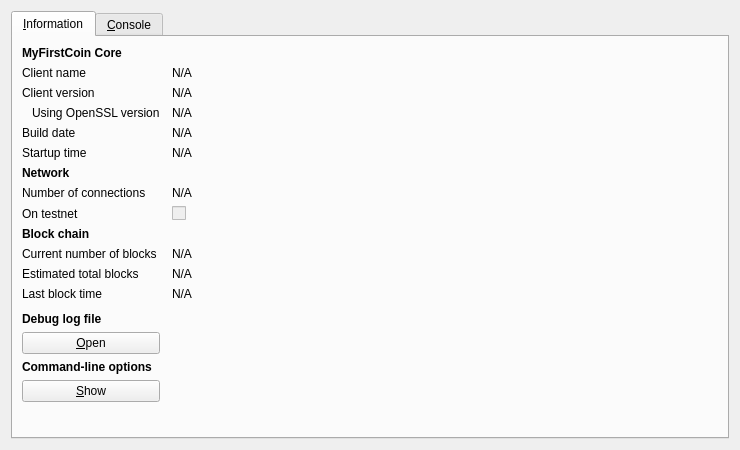
<?xml version="1.0" encoding="UTF-8"?>
<ui version="4.0">
 <class>RPCConsole</class>
 <widget class="QDialog" name="RPCConsole">
  <property name="geometry">
   <rect>
    <x>0</x>
    <y>0</y>
    <width>740</width>
    <height>450</height>
   </rect>
  </property>
  <property name="windowTitle">
   <string>MyFirstCoin - Debug window</string>
  </property>
  <layout class="QVBoxLayout" name="verticalLayout_2">
   <item>
    <widget class="QTabWidget" name="tabWidget">
     <property name="currentIndex">
      <number>0</number>
     </property>
     <widget class="QWidget" name="tab_info">
      <attribute name="title">
       <string>&amp;Information</string>
      </attribute>
      <layout class="QGridLayout" name="gridLayout" columnstretch="0,1">
       <property name="horizontalSpacing">
        <number>12</number>
       </property>
       <item row="0" column="0">
        <widget class="QLabel" name="label_9">
         <property name="font">
          <font>
           <weight>75</weight>
           <bold>true</bold>
          </font>
         </property>
         <property name="text">
          <string>MyFirstCoin Core</string>
         </property>
        </widget>
       </item>
       <item row="1" column="0">
        <widget class="QLabel" name="label_5">
         <property name="text">
          <string>Client name</string>
         </property>
        </widget>
       </item>
       <item row="1" column="1">
        <widget class="QLabel" name="clientName">
         <property name="cursor">
          <cursorShape>IBeamCursor</cursorShape>
         </property>
         <property name="text">
          <string>N/A</string>
         </property>
         <property name="textFormat">
          <enum>Qt::PlainText</enum>
         </property>
         <property name="textInteractionFlags">
          <set>Qt::LinksAccessibleByMouse|Qt::TextSelectableByKeyboard|Qt::TextSelectableByMouse</set>
         </property>
        </widget>
       </item>
       <item row="2" column="0">
        <widget class="QLabel" name="label_6">
         <property name="text">
          <string>Client version</string>
         </property>
        </widget>
       </item>
       <item row="2" column="1">
        <widget class="QLabel" name="clientVersion">
         <property name="cursor">
          <cursorShape>IBeamCursor</cursorShape>
         </property>
         <property name="text">
          <string>N/A</string>
         </property>
         <property name="textFormat">
          <enum>Qt::PlainText</enum>
         </property>
         <property name="textInteractionFlags">
          <set>Qt::LinksAccessibleByMouse|Qt::TextSelectableByKeyboard|Qt::TextSelectableByMouse</set>
         </property>
        </widget>
       </item>
       <item row="3" column="0">
        <widget class="QLabel" name="label_14">
         <property name="text">
          <string>Using OpenSSL version</string>
         </property>
         <property name="indent">
          <number>10</number>
         </property>
        </widget>
       </item>
       <item row="3" column="1">
        <widget class="QLabel" name="openSSLVersion">
         <property name="cursor">
          <cursorShape>IBeamCursor</cursorShape>
         </property>
         <property name="text">
          <string>N/A</string>
         </property>
         <property name="textFormat">
          <enum>Qt::PlainText</enum>
         </property>
         <property name="textInteractionFlags">
          <set>Qt::LinksAccessibleByMouse|Qt::TextSelectableByKeyboard|Qt::TextSelectableByMouse</set>
         </property>
        </widget>
       </item>
       <item row="4" column="0">
        <widget class="QLabel" name="label_12">
         <property name="text">
          <string>Build date</string>
         </property>
        </widget>
       </item>
       <item row="4" column="1">
        <widget class="QLabel" name="buildDate">
         <property name="cursor">
          <cursorShape>IBeamCursor</cursorShape>
         </property>
         <property name="text">
          <string>N/A</string>
         </property>
         <property name="textFormat">
          <enum>Qt::PlainText</enum>
         </property>
         <property name="textInteractionFlags">
          <set>Qt::LinksAccessibleByMouse|Qt::TextSelectableByKeyboard|Qt::TextSelectableByMouse</set>
         </property>
        </widget>
       </item>
       <item row="5" column="0">
        <widget class="QLabel" name="label_13">
         <property name="text">
          <string>Startup time</string>
         </property>
        </widget>
       </item>
       <item row="5" column="1">
        <widget class="QLabel" name="startupTime">
         <property name="cursor">
          <cursorShape>IBeamCursor</cursorShape>
         </property>
         <property name="text">
          <string>N/A</string>
         </property>
         <property name="textFormat">
          <enum>Qt::PlainText</enum>
         </property>
         <property name="textInteractionFlags">
          <set>Qt::LinksAccessibleByMouse|Qt::TextSelectableByKeyboard|Qt::TextSelectableByMouse</set>
         </property>
        </widget>
       </item>
       <item row="6" column="0">
        <widget class="QLabel" name="label_11">
         <property name="font">
          <font>
           <weight>75</weight>
           <bold>true</bold>
          </font>
         </property>
         <property name="text">
          <string>Network</string>
         </property>
        </widget>
       </item>
       <item row="7" column="0">
        <widget class="QLabel" name="label_7">
         <property name="text">
          <string>Number of connections</string>
         </property>
        </widget>
       </item>
       <item row="7" column="1">
        <widget class="QLabel" name="numberOfConnections">
         <property name="cursor">
          <cursorShape>IBeamCursor</cursorShape>
         </property>
         <property name="text">
          <string>N/A</string>
         </property>
         <property name="textFormat">
          <enum>Qt::PlainText</enum>
         </property>
         <property name="textInteractionFlags">
          <set>Qt::LinksAccessibleByMouse|Qt::TextSelectableByKeyboard|Qt::TextSelectableByMouse</set>
         </property>
        </widget>
       </item>
       <item row="8" column="0">
        <widget class="QLabel" name="label_8">
         <property name="text">
          <string>On testnet</string>
         </property>
        </widget>
       </item>
       <item row="8" column="1">
        <widget class="QCheckBox" name="isTestNet">
         <property name="enabled">
          <bool>false</bool>
         </property>
         <property name="text">
          <string/>
         </property>
        </widget>
       </item>
       <item row="9" column="0">
        <widget class="QLabel" name="label_10">
         <property name="font">
          <font>
           <weight>75</weight>
           <bold>true</bold>
          </font>
         </property>
         <property name="text">
          <string>Block chain</string>
         </property>
        </widget>
       </item>
       <item row="10" column="0">
        <widget class="QLabel" name="label_3">
         <property name="text">
          <string>Current number of blocks</string>
         </property>
        </widget>
       </item>
       <item row="10" column="1">
        <widget class="QLabel" name="numberOfBlocks">
         <property name="cursor">
          <cursorShape>IBeamCursor</cursorShape>
         </property>
         <property name="text">
          <string>N/A</string>
         </property>
         <property name="textFormat">
          <enum>Qt::PlainText</enum>
         </property>
         <property name="textInteractionFlags">
          <set>Qt::LinksAccessibleByMouse|Qt::TextSelectableByKeyboard|Qt::TextSelectableByMouse</set>
         </property>
        </widget>
       </item>
       <item row="11" column="0">
        <widget class="QLabel" name="label_4">
         <property name="text">
          <string>Estimated total blocks</string>
         </property>
        </widget>
       </item>
       <item row="11" column="1">
        <widget class="QLabel" name="totalBlocks">
         <property name="cursor">
          <cursorShape>IBeamCursor</cursorShape>
         </property>
         <property name="text">
          <string>N/A</string>
         </property>
         <property name="textFormat">
          <enum>Qt::PlainText</enum>
         </property>
         <property name="textInteractionFlags">
          <set>Qt::LinksAccessibleByMouse|Qt::TextSelectableByKeyboard|Qt::TextSelectableByMouse</set>
         </property>
        </widget>
       </item>
       <item row="12" column="0">
        <widget class="QLabel" name="label_2">
         <property name="text">
          <string>Last block time</string>
         </property>
        </widget>
       </item>
       <item row="12" column="1">
        <widget class="QLabel" name="lastBlockTime">
         <property name="cursor">
          <cursorShape>IBeamCursor</cursorShape>
         </property>
         <property name="text">
          <string>N/A</string>
         </property>
         <property name="textFormat">
          <enum>Qt::PlainText</enum>
         </property>
         <property name="textInteractionFlags">
          <set>Qt::LinksAccessibleByMouse|Qt::TextSelectableByKeyboard|Qt::TextSelectableByMouse</set>
         </property>
        </widget>
       </item>
       <item row="13" column="0">
        <spacer name="verticalSpacer_2">
         <property name="orientation">
          <enum>Qt::Vertical</enum>
         </property>
         <property name="sizeHint" stdset="0">
          <size>
           <width>20</width>
           <height>20</height>
          </size>
         </property>
        </spacer>
       </item>
       <item row="14" column="0">
        <widget class="QLabel" name="labelDebugLogfile">
         <property name="font">
          <font>
           <weight>75</weight>
           <bold>true</bold>
          </font>
         </property>
         <property name="text">
          <string>Debug log file</string>
         </property>
        </widget>
       </item>
       <item row="15" column="0">
        <widget class="QPushButton" name="openDebugLogfileButton">
         <property name="toolTip">
          <string>Open the MyFirstCoin debug log file from the current data directory. This can take a few seconds for large log files.</string>
         </property>
         <property name="text">
          <string>&amp;Open</string>
         </property>
         <property name="autoDefault">
          <bool>false</bool>
         </property>
        </widget>
       </item>
       <item row="16" column="0">
        <widget class="QLabel" name="labelCLOptions">
         <property name="font">
          <font>
           <weight>75</weight>
           <bold>true</bold>
          </font>
         </property>
         <property name="text">
          <string>Command-line options</string>
         </property>
        </widget>
       </item>
       <item row="17" column="0">
        <widget class="QPushButton" name="showCLOptionsButton">
         <property name="toolTip">
          <string>Show the MyFirstCoin-Qt help message to get a list with possible MyFirstCoin command-line options.</string>
         </property>
         <property name="text">
          <string>&amp;Show</string>
         </property>
         <property name="autoDefault">
          <bool>false</bool>
         </property>
        </widget>
       </item>
       <item row="18" column="0">
        <spacer name="verticalSpacer">
         <property name="orientation">
          <enum>Qt::Vertical</enum>
         </property>
         <property name="sizeHint" stdset="0">
          <size>
           <width>20</width>
           <height>40</height>
          </size>
         </property>
        </spacer>
       </item>
      </layout>
     </widget>
     <widget class="QWidget" name="tab_console">
      <attribute name="title">
       <string>&amp;Console</string>
      </attribute>
      <layout class="QVBoxLayout" name="verticalLayout_3">
       <property name="spacing">
        <number>3</number>
       </property>
       <item>
        <widget class="QTextEdit" name="messagesWidget">
         <property name="minimumSize">
          <size>
           <width>0</width>
           <height>100</height>
          </size>
         </property>
         <property name="readOnly">
          <bool>true</bool>
         </property>
         <property name="tabKeyNavigation" stdset="0">
          <bool>false</bool>
         </property>
         <property name="columnCount" stdset="0">
          <number>2</number>
         </property>
        </widget>
       </item>
       <item>
        <layout class="QHBoxLayout" name="horizontalLayout">
         <property name="spacing">
          <number>3</number>
         </property>
         <item>
          <widget class="QLabel" name="label">
           <property name="text">
            <string notr="true">&gt;</string>
           </property>
          </widget>
         </item>
         <item>
          <widget class="QLineEdit" name="lineEdit"/>
         </item>
         <item>
          <widget class="QPushButton" name="clearButton">
           <property name="maximumSize">
            <size>
             <width>24</width>
             <height>24</height>
            </size>
           </property>
           <property name="toolTip">
            <string>Clear console</string>
           </property>
           <property name="text">
            <string/>
           </property>
           <property name="icon">
            <iconset resource="../bitcoin.qrc">
             <normaloff>:/icons/remove</normaloff>:/icons/remove</iconset>
           </property>
           <property name="shortcut">
            <string notr="true">Ctrl+L</string>
           </property>
           <property name="autoDefault">
            <bool>false</bool>
           </property>
          </widget>
         </item>
        </layout>
       </item>
      </layout>
     </widget>
    </widget>
   </item>
  </layout>
 </widget>
 <resources>
  <include location="../bitcoin.qrc"/>
 </resources>
 <connections/>
</ui>
